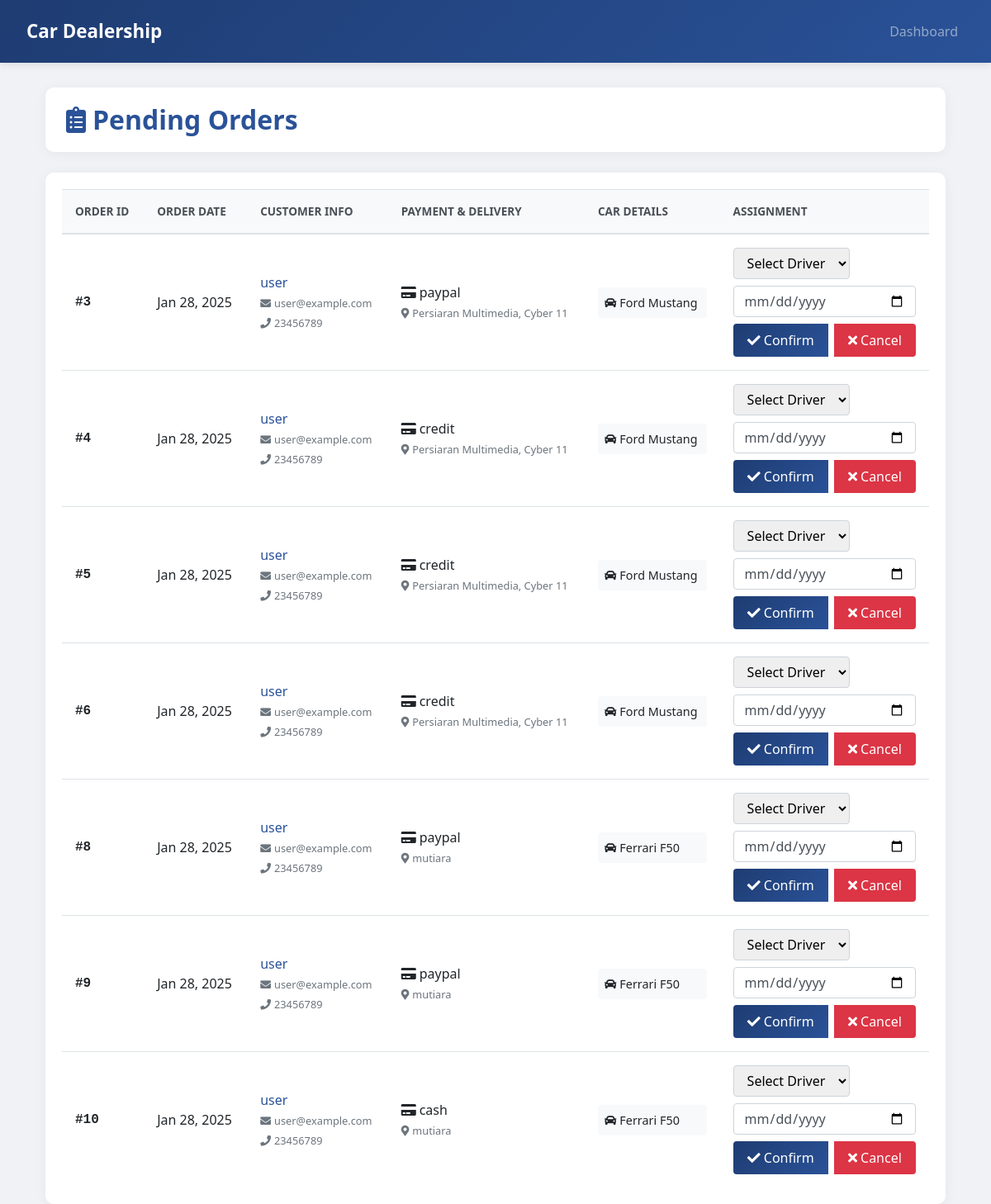
Before: /pending-orders/ with the older database file.
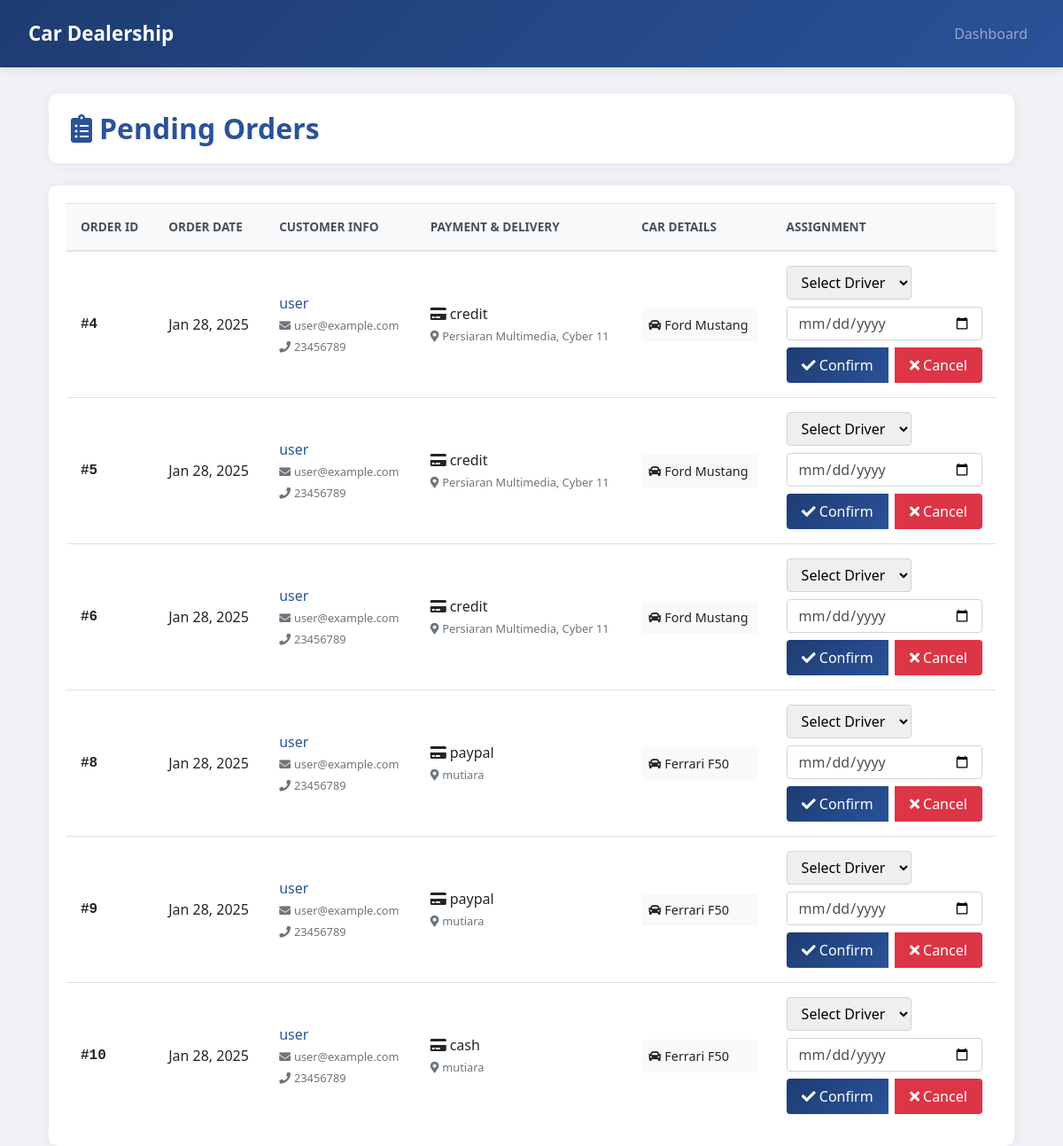
After: the same page with the newer database file.
### myproject/models.py (models this page shows, shortened)
class Order(models.Model):
    STATUS_CHOICES = [
        ('pending', 'Pending'),
        ('processing', 'Processing'),
        ('shipped', 'Shipped'),
        ('delivered', 'Delivered'),
    ]
    customer = models.ForeignKey(Customer, on_delete=models.CASCADE)
    car = models.ForeignKey(Car, on_delete=models.CASCADE)
    staff = models.ForeignKey(Staff, on_delete=models.SET_NULL, null=True, blank=True)
    driver = models.ForeignKey(Driver, on_delete=models.SET_NULL, null=True, blank=True)
    order_date = models.DateTimeField(auto_now_add=True)
    delivery_date = models.DateTimeField(null=True, blank=True)
    status = models.CharField(max_length=50, choices=STATUS_CHOICES, default='pending')
    address = models.CharField(max_length=255)
    payment_method = models.CharField(max_length=50)
    _observers = []

class Customer(models.Model):
    user = models.OneToOneField(User, on_delete=models.CASCADE, primary_key=True)
    full_name = models.CharField(max_length=100, default="Unknown")
    phone_number = models.CharField(max_length=15, default="")

class User(AbstractBaseUser):
    ROLE_CHOICES = [
        ("admin", "Admin"),
        ("staff", "Dealership Staff"),
        ("driver", "Delivery Driver"),
        ("customer", "Customer"),
    ]
    email = models.EmailField(unique=True)
    role = models.CharField(max_length=20, choices=ROLE_CHOICES)
    is_active = models.BooleanField(default=True)
    is_staff = models.BooleanField(default=False)
    objects = UserManager()
    USERNAME_FIELD = "email"
    REQUIRED_FIELDS = ["role"]

class Car(models.Model):
    CATEGORY_CHOICES = [
        ("american", "American"),
        ("german", "German"),
        ("japanese", "Japanese"),
        ("italian", "Italian"),
    ]
    make = models.CharField(max_length=100)
    model = models.CharField(max_length=100)
    category = models.CharField(max_length=20, choices=CATEGORY_CHOICES)
    description = models.TextField(blank=True, null=True)
    price = models.DecimalField(max_digits=10, decimal_places=2)
    stock = models.PositiveIntegerField(default=0)
    type = models.CharField(max_length=50, default="sedan")
    transmission = models.CharField(max_length=50, default="automatic")
    gas = models.CharField(max_length=50, default="50")
    power = models.CharField(max_length=50, default="0")
    year = models.CharField(max_length=4, default="2020")

### myproject/views.py (the view, shortened to what this page needs)
# urls.py: path('pending-orders/', views.pending_orders, name='pending_orders'),
def pending_orders(request):
    pending_orders = Order.objects.filter(status='pending')
    drivers = Driver.objects.all()
    return render(request, 'pending_orders.html', {
        'pending_orders': pending_orders,
        'drivers': drivers
    })

### myproject/templates/pending_orders.html (shortened to what the changed rows need)
<!DOCTYPE html>
{% load static %}
<html lang="en">
<head>
    <link href="https://stackpath.bootstrapcdn.com/bootstrap/4.5.2/css/bootstrap.min.css" rel="stylesheet">
    <link href="https://cdnjs.cloudflare.com/ajax/libs/font-awesome/5.15.4/css/all.min.css" rel="stylesheet">
</head>
<body>
    <div class="container">
        <div class="page-header">
            <h2><i class="fas fa-clipboard-list mr-2"></i>Pending Orders</h2>
        </div>
        <div class="table-container">
            <div class="table-responsive">
                <table class="table table-hover">
                    <thead>
                        <tr>
                            <th>Order ID</th>
                            <th>Order Date</th>
                            <th>Customer Info</th>
                            <th>Payment & Delivery</th>
                            <th>Car Details</th>
                            <th>Assignment</th>
                        </tr>
                    </thead>
                    <tbody>
                        {% for order in pending_orders %}
                        <tr>
                            <td class="order-id">#{{ order.id }}</td>
                            <td>{{ order.order_date|date:"M d, Y" }}</td>
                            <td>
                                <div class="customer-name">{{ order.customer.full_name }}</div>
                                <small class="text-muted">
                                    <i class="fas fa-envelope mr-1"></i>{{ order.customer.user.email }}<br>
                                    <i class="fas fa-phone mr-1"></i>{{ order.customer.phone_number }}
                                </small>
                            </td>
                            <td>
                                <div><i class="fas fa-credit-card mr-1"></i>{{ order.payment_method }}</div>
                                <small class="text-muted">
                                    <i class="fas fa-map-marker-alt mr-1"></i>{{ order.address }}
                                </small>
                            </td>
                            <td>
                                <div class="car-details">
                                    <i class="fas fa-car mr-1"></i>{{ order.car.make }} {{ order.car.model }}
                                </div>
                            </td>
                            <td>
                                <form method="POST" action="{% url 'pending_orders' %}" class="assignment-form">
                                    <div class="form-group mb-2">
                                        <select class="form-select" name="driver" required>
                                            <option value="">Select Driver</option>
                                        </select>
                                    </div>
                                    <div class="form-group mb-2">
                                        <input type="date" class="form-control delivery-date" name="delivery_date" required>
                                    </div>
                                    <div class="btn-group d-flex">
                                        <button type="submit" name="action" value="confirm" class="btn btn-primary">
                                            <i class="fas fa-check mr-1"></i>Confirm
                                        </button>
                                        <button type="submit" name="action" value="cancel" class="btn btn-danger">
                                            <i class="fas fa-times mr-1"></i>Cancel
                                        </button>
                                    </div>
                                </form>
                            </td>
                        </tr>
                        {% endfor %}
                    </tbody>
                </table>
            </div>
        </div>
    </div>
</body>
</html>

Changed rows visible on the page:
no longer on this page (row edited): Order: id "3", order_date "Jan 28, 2025", customer.full_name "user", customer.user.email "user@example.com", customer.phone_number "23456789", payment_method "paypal", address "Persiaran Multimedia, Cyber 11", car.make "Ford", car.model "Mustang"
